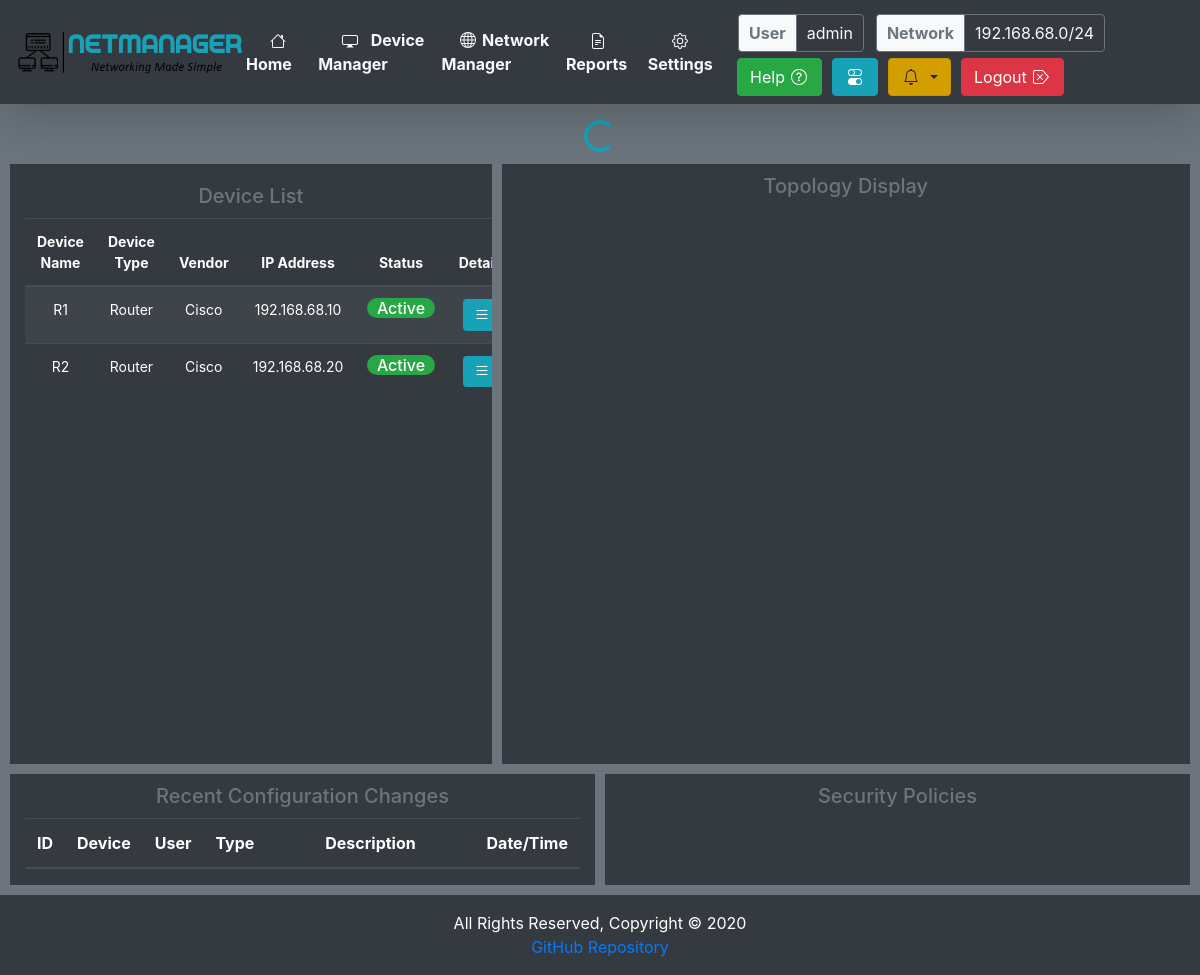
/ (signed in), run on an earlier commit of the app's database.
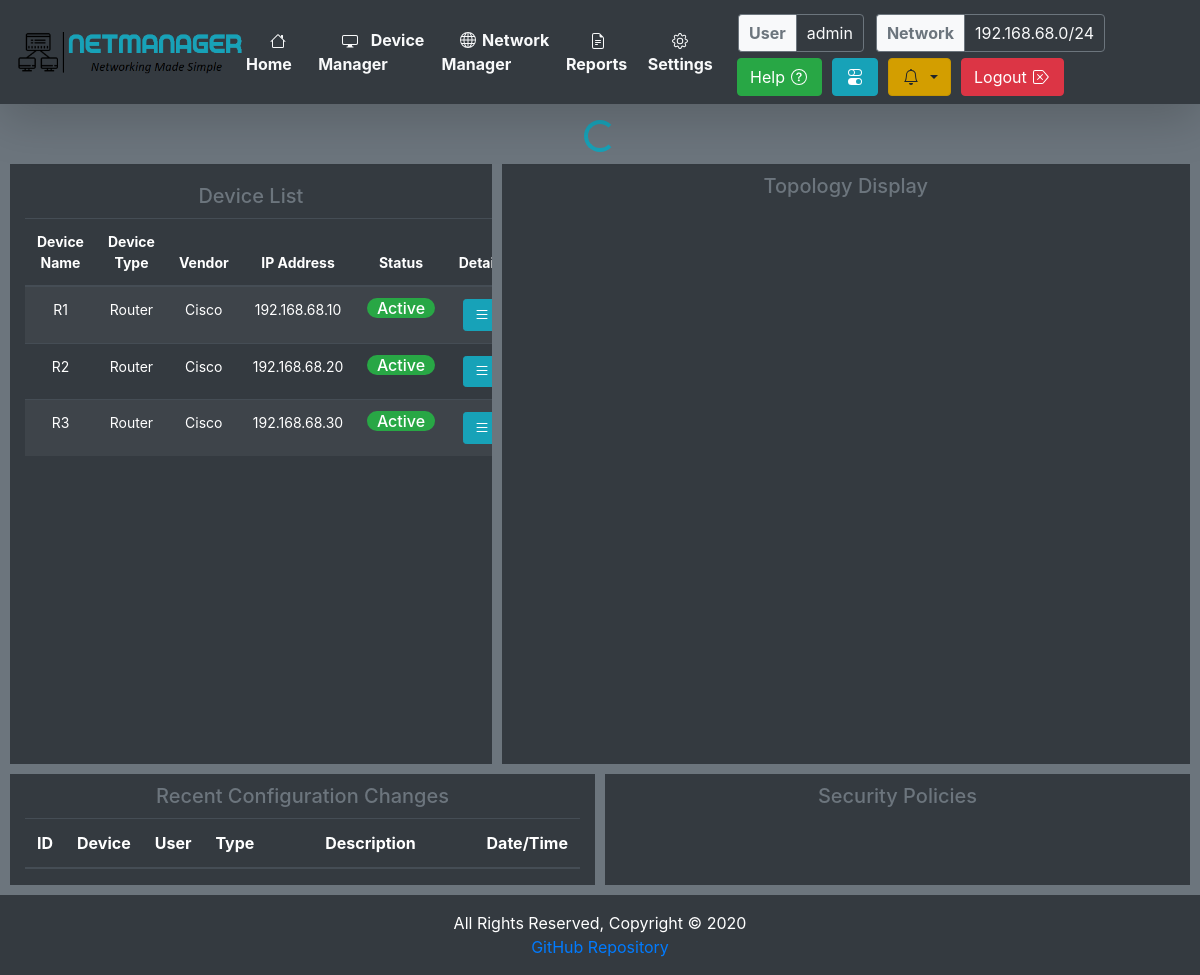
And on a later commit of the database.
### device/models.py (models this page shows, shortened)
class Device(models.Model):
    device = models.CharField(primary_key=True, max_length=250, null=False)
    deviceType = models.CharField(max_length=250, null=False)
    host = models.CharField(max_length=250, null=False)
    vendor = models.CharField(max_length=250, null=False)
    location = models.CharField(max_length=250, default='Not Specified')
    contact = models.CharField(max_length=250, default='Not Specified')
    status = models.BooleanField(default=False, editable=False)

### dashboard/views.py (the view)
# urls.py: path('', views.index, name='index'),
@login_required
def index(PageRequest):
    all_devices = Device.objects.all()
    config_logs = Log.objects.all()
    args = {'all_devices': all_devices, 'status': check_devices(), 'all_logs': config_logs}
    return render(PageRequest, 'index.html', args)

### dashboard/views.py (called while the page is built)
def check_devices():
    all_devices = Device.objects.all()
    for i in all_devices:
        device = {'device_type': 'cisco_ios', 'ip': i.host, 'username': 'admin', 'password': 'cisco',
                  'port': 22}
        try:
            c = ConnectHandler(**device)
            i.status = True
            i.save()
            c.disconnect()
        except:
            i.status = False
            i.save()

### templates/index.html (shortened to what this page needs)
{% include "header.html" %}
<body class="bg-secondary">
{% load static %}
{% include "navbar.html" %}
<main class="main container-fluid dashboard">
    <div class="text-center mt-3">
        <div id="spinner" class="spinner-border text-info loading" role="status"></div>
    </div>
    <div class="dashboard-top">
        <div class="row text-secondary bg-dark">
            <div class="col-5 top border-secondary grid-border device-list table-responsive">
                <h3 class="title text-center">Device List</h3>
                <table class="table table-striped table-dark">
                    <thead>
                    <tr class="text-center">
                        <th>Device Name</th>
                        <th>Device Type</th>
                        <th>Vendor</th>
                        <th>IP Address</th>
                        <th>Status</th>
                        <th>Details</th>
                    </tr>
                    </thead>
                    <tbody>
                    {% for device in all_devices %}
                        <tr class="device-list text-center">
                            <td>{{ device.device }}</td>
                            <td>{{ device.deviceType }}</td>
                            <td>{{ device.vendor }}</td>
                            <td>{{ device.host }}</td>
                            <td id="status">
                                {% if device.status %}
                                    <h6><span class="badge-pill badge-success">Active</span></h6>
                                {% else %}
                                    <h6><span class="badge-pill badge-danger">Inactive</span></h6>
                                {% endif %}
                            </td>
                            <td id="details">
                                {% if device.status %}
                                    <a href="{% url 'device' device_ID=device.pk %}" type="button"
                                       class="btn btn-info btn-sm"
                                       title="Device Details">
                                    </a>
                                {% endif %}
                            </td>
                        </tr>
                    {% endfor %}
                    </tbody>
                </table>
            </div>
            <div class="col-7 top">
                <h3 class="title text-center">Topology Display</h3>
            </div>
        </div>
    </div>
    <div class="dashboard-bottom">
        <div class="row text-secondary bg-dark d-flex">
            <div class="col border-secondary grid-border table-responsive">
                <h3 class="title text-center">Recent Configuration Changes</h3>
                <table class="table table-striped table-dark">
                    <thead>
                    <tr class="text-center">
                        <th>ID</th>
                        <th>Device</th>
                        <th>User</th>
                        <th>Type</th>
                        <th style="width: 250px;">Description</th>
                        <th>Date/Time</th>
                    </tr>
                    </thead>
                </table>
            </div>
            <div class="col border-secondary">
                <h3 class="title text-center">Security Policies</h3>
            </div>
        </div>
    </div>
</main>
{% include "footer.html" %}
</body>
</html>

What changed in the data, as far as the page shows it:
added Device: device "R3", deviceType "Router", vendor "Cisco", host "192.168.68.30", status "Active"
